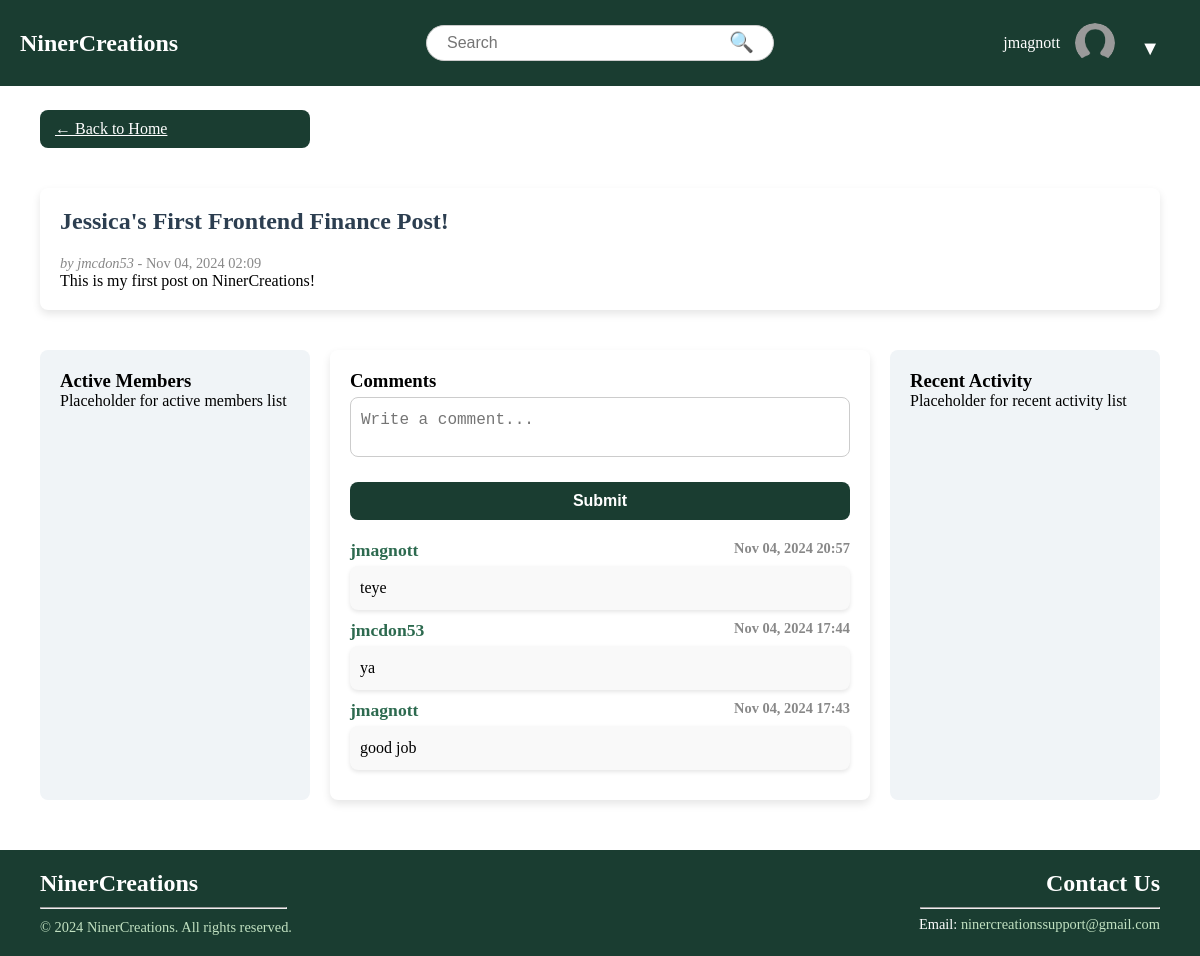
Page /post/2/ (signed in) on the committed database.
### NinerCreations/models.py (models this page shows, shortened)
class Post(models.Model):
    author = models.ForeignKey(User, on_delete=models.CASCADE)
    title = models.CharField(max_length=255)
    content = models.TextField()
    created_at = models.DateTimeField(auto_now_add=True)
    topics = models.ManyToManyField(Topic, related_name="posts", blank=True)

class Comment(models.Model):
    post = models.ForeignKey(Post, on_delete=models.CASCADE, related_name="comments")
    author = models.ForeignKey(User, on_delete=models.CASCADE, null=True, blank=True)
    content = models.TextField()
    created_at = models.DateTimeField(auto_now_add=True)

### NinerCreations/views.py (the view)
# urls.py: path('post/<int:post_id>/', views.post_detail, name='post_detail'),  # New URL pattern for post detail and comments
def post_detail(request, post_id):
    post = get_object_or_404(Post, id=post_id)
    comments = post.comments.all().order_by('-created_at')  # Fetch comments associated with the post
    if request.method == 'POST':
        content = request.POST.get('content')  # Get the comment content from the form
        if content:
            author = request.user if request.user.is_authenticated else None
            Comment.objects.create(post=post, author=author, content=content)
            comments = post.comments.all().order_by('-created_at')
    return render(request, 'base/post_detail.html', {
        'post': post,
        'comments': comments,
    })

### NinerCreations/templates/base/post_detail.html (shortened to what this page needs)
{% extends "base/base.html" %}
{% block content %}
<div class="content-grid">
    <a class="btn btn-primary" href="{% url 'home' %}">← Back to Home</a>
    <div class="pd-main">
        <div class="post-detail">
            <h2>{{ post.title }}</h2>
            <p class="post-meta">
                <em>by {{ post.author.username }}</em> - {{ post.created_at|date:"M d, Y H:i" }}
            </p>
            <div class="post-content">
                {{ post.content }}
            </div>
        </div>
    </div>
    <div class="pd-left">
        <h3>Active Members</h3>
        <p>Placeholder for active members list</p>
    </div>
    <div class="pd-main-content">
        <div class="comment-section">
            <h3>Comments</h3>
            <form method="POST" action="{% url 'post_detail' post.id %}" class="comment-form">
                <textarea name="content" rows="4" placeholder="Write a comment..." required class="comment-input"></textarea>
                <button type="submit" class="btn btn-primary">Submit</button>
            </form>
            <ul id="commentList" class="comment-list">
                {% for comment in comments %}
                    <li class="comment">
                        <div class="comment-header">
                            <strong class="comment-author">{{ comment.author.username|default:"Guest" }}</strong>
                            <span class="comment-timestamp">{{ comment.created_at|date:"M d, Y H:i" }}</span>
                        </div>
                        <div class="comment-content">
                            {{ comment.content }}
                        </div>
                    </li>
                {% endfor %}
            </ul>
        </div>
    </div>
    <div class="pd-right">
        <h3>Recent Activity</h3>
        <p>Placeholder for recent activity list</p>
    </div>
</div>
{% endblock %}

### NinerCreations/templates/base/base.html (shortened to what this page needs)
{% load static %}
<!DOCTYPE html>
<html lang="en">
<head>
    <link rel="stylesheet" type="text/css" href="{% static 'css/styles.css' %}">
</head>
<body>
    <div class="wrapper">
        <div class="header">
            <div class="logo">
                <a href="/">
                    <h1>NinerCreations</h1>
                </a>
            </div>
            <div class="search-bar">
                <form action="/search/" method="get">
                    <input type="text" name="q" placeholder="Search" value="">
                    <button type="submit">&#128269;</button>
                </form>
            </div>
            <div class="header-right">
                {% if user.is_authenticated %}
                    <span>{{ user.username }}</span>
                    <div class="profile-container">
                        <div class="profile-picture">
                            <img src="{% if user.profile.profile_picture and user.profile.profile_picture.url %}{{ user.profile.profile_picture.url }}{% else %}{% static 'images/profile-placeholder.png' %}{% endif %}"
                                 alt="Profile Picture"
                                 style="width: 40px; height: 40px; border-radius: 50%; object-fit: cover;">
                        </div>
                        <div class="dropdown">
                            <button class="dropdown-btn">▼</button>
                        </div>
                    </div>
                {% else %}
                    <a href="{% url 'login' %}" class="login-btn">Login</a>
                {% endif %}
            </div>
        </div>
        <div class="content">
            {% block content %}
            {% endblock %}
        </div>
        {% include 'base/footer.html' %}
    </div>
</body>
</html>

### static/css/styles.css (style rules this page uses)
* { padding: 0; margin: 0; box-sizing: border-box; }
html, body { height: 100%; margin: 0; }
.wrapper { display: flex; flex-direction: column; min-height: 100vh; }
.content { flex: 1; padding: 20px; margin-top: 60px; margin-bottom: 10px; }
.header { display: flex; align-items: center; justify-content: space-between; background-color: #1A3D31; padding: 10px 20px; color: white; position: fixed; top: 0; width: 100%; z-index: 10; }
.logo { flex: 1; text-align: left; }
.logo a { text-decoration: none; }
.logo h1 { font-size: 24px; color: #FFFFFF; margin: 0; }
.search-bar { flex: 2; display: flex; justify-content: center; align-items: center; margin-top: 15px; }
.search-bar form { width: 100%; max-width: 60%; display: flex; align-items: center; position: relative; }
.search-bar input { width: 100%; padding: 8px 40px 8px 20px; border-radius: 20px; border: 1px solid #ccc; font-size: 16px; }
.search-bar button { position: absolute; right: 10px; background: none; border: none; font-size: 20px; cursor: pointer; color: #333; margin-top: -5px; }
.header-right { flex: 1; display: flex; align-items: center; gap: 15px; justify-content: flex-end; }
h2 { color: #2c3e50; margin-bottom: 20px; font-weight: bold; }
form { display: flex; flex-direction: column; }
form input { padding: 8px; border-radius: 4px; border: 1px solid #ccc; margin-bottom: 15px; font-size: 16px; }
form button { background-color: #2c3e50; color: white; font-weight: bold; padding: 10px; border: none; border-radius: 4px; cursor: pointer; transition: background-color 0.3s ease; }
a { color: #2c3e50; }
.profile-container { display: flex; align-items: center; position: relative; }
.profile-picture { width: 40px; height: 40px; border-radius: 50%; overflow: hidden; }
.profile-picture img { width: 100%; height: 100%; object-fit: cover; }
.dropdown { position: relative; display: inline-block; }
.dropdown-btn { background: none; border: none; color: white; font-size: 20px; cursor: pointer; margin-left: 5px; }
.content-grid { display: grid; grid-template-columns: 1fr 2fr 1fr; gap: 20px; padding: 20px; }
.pd-main { grid-column: 1 / -1; background-color: #ffffff; padding: 20px; border-radius: 8px; box-shadow: 0px 4px 8px rgba(0, 0, 0, 0.1); margin-bottom: 20px; }
.pd-left { background-color: #f0f4f7; padding: 20px; border-radius: 8px; height: 100%; }
.pd-main-content { background-color: #ffffff; padding: 20px; border-radius: 8px; box-shadow: 0px 4px 8px rgba(0, 0, 0, 0.1); display: flex; flex-direction: column; height: 100%; }
.pd-right { background-color: #f0f4f7; padding: 20px; border-radius: 8px; height: 100%; }
.comment-section { margin-top: 0px; }
.comment-header { display: flex; justify-content: space-between; font-weight: bold; }
.comment-author { font-size: 1.1rem; color: #2d6a4f; }
.comment-timestamp { font-size: 0.9rem; color: #888; }
.comment-list { list-style-type: none; }
.comment-content { margin-top: 5px; font-size: 1rem; line-height: 1.5; background-color: #f9f9f9; padding: 10px; border-radius: 8px; box-shadow: 0px 2px 4px rgba(0, 0, 0, 0.1); margin-bottom: 10px; }
.comment-form { display: flex; flex-direction: column; }
.comment-input { border-radius: 8px; border: 1px solid #ccc; padding: 10px; font-size: 16px; resize: none; height: 60px; }
.btn-primary { background-color: #1A3D31; color: white; border: none; border-radius: 8px; padding: 10px 15px; cursor: pointer; margin-top: 10px; transition: background-color 0.3s; }
.btn { margin-bottom: 20px; }
.post-meta { color: #888; font-size: 0.9rem; margin-top: 10px; }
form { width: 100%; }
input[type="file"], textarea { display: block; width: 100%; margin-top: 5px; margin-bottom: 15px; padding: 10px; border: 1px solid #ccc; border-radius: 4px; font-size: 14px; line-height: 1.5; }
textarea { resize: vertical; }
button { background-color: #1A3D31; color: #fff; border: none; border-radius: 5px; padding: 10px 20px; font-size: 16px; cursor: pointer; margin-top: 10px; }
img { display: block; margin-bottom: 15px; border-radius: 50%; width: 150px; height: 150px; object-fit: cover; }

### rows in the picture
Post: title "Jessica's First Frontend Finance Post!", author.username "jmcdon53", created_at "Nov 04, 2024 02:09", content "This is my first post on NinerCreations!"
Comment: author.username "jmagnott", created_at "Nov 04, 2024 20:57", content "teye"
Comment: author.username "jmcdon53", created_at "Nov 04, 2024 17:44", content "ya"
Comment: author.username "jmagnott", created_at "Nov 04, 2024 17:43", content "good job"

### other values in the picture
{{ user.username }} "jmagnott"
